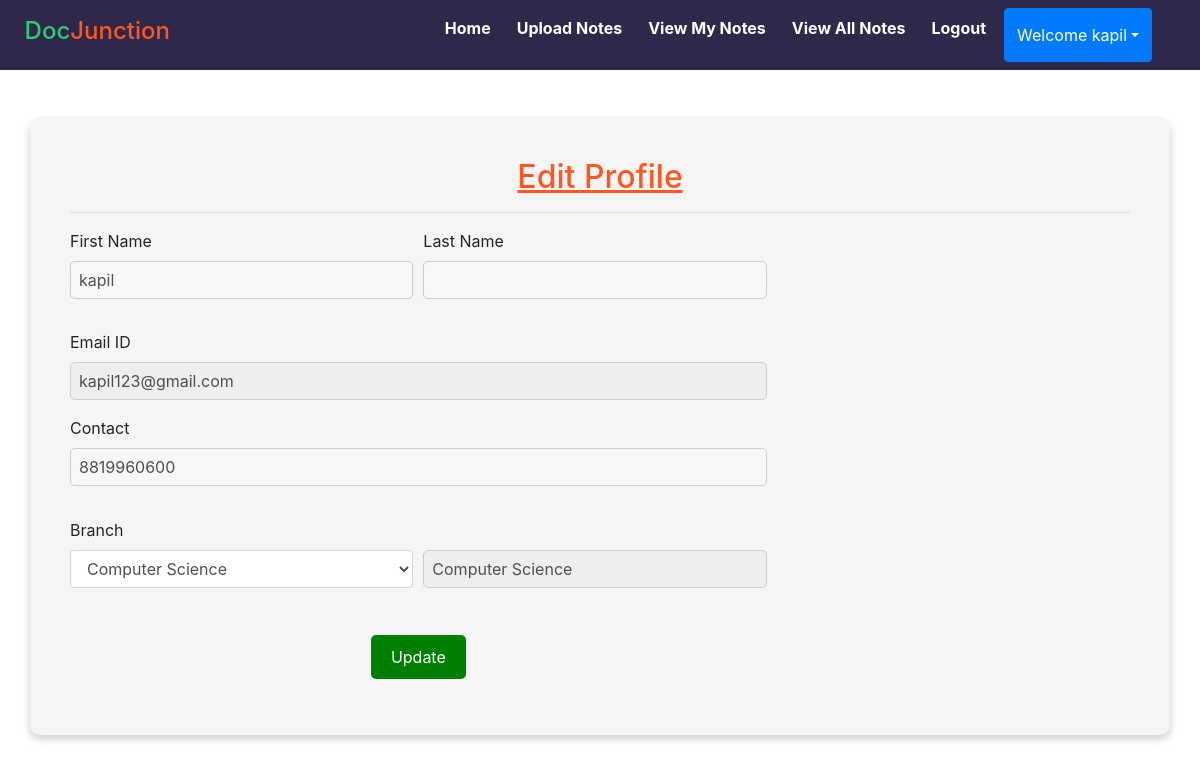
The app's page /edit_profile (signed in) with its own data.
### notes/models.py (models this page shows, shortened)
class Signup(models.Model):
    user = models.ForeignKey(User,on_delete=models.CASCADE)
    contact = models.CharField(max_length=10,null=True)
    branch = models.CharField(max_length=30)
    role = models.CharField(max_length=15)

### notes/views.py (the view, shortened to what this page needs)
# urls.py: path('edit_profile', edit_profile, name='edit_profile'),
def edit_profile(request):
    if not request.user.is_authenticated:
        return redirect('login')
    user = User.objects.get(id=request.user.id)
    data = Signup.objects.get(user = user)
    error = False
    d = {'data':data, 'user':user, 'error': error}
    return render(request,'edit_profile.html',d)

### notes/templates/edit_profile.html (shortened to what this page needs)
{% extends 'usernavigation.html' %}
{% load static %}
{% block body %}
<div class="container mt-5">
    <h2 class="text-center" style="text-decoration: underline;">Edit Profile</h2>
    <hr>
    <div class="row">
        <div class="col-sm-8"">
            <form method="post">
                <div class="form-row">
                    <div class="form-group col-md-6">
                        <label>First Name</label>
                        <input type="text" class="form-control" value="{{data.user.first_name}}" name="firstname">
                    </div>
                    <div class="form-group col-md-6">
                        <label>Last Name</label>
                        <input type="text" class="form-control" value="{{data.user.last_name}}" name="lastname">
                    </div>
                </div>
                <div class="form-group">
                    <label>Email ID</label>
                    <input type="text" class="form-control" value="{{data.user.username}}" name="emailid" readonly>
                </div>
                <div class="form-group">
                    <label>Contact</label>
                    <input type="text" class="form-control" value="{{data.contact}}" name="contact">
                </div>
                <div class="form-row">
                    <div class="form-group col-md-6 mt-3">
                        <label>Branch</label>
                        <select class="form-control" name="branch">
                            <option value="Computer Science">Computer Science</option>
                        </select>
                    </div>
                    <div class="form-group col-md-6 mt-5">
                        <input type="text" value="{{data.branch}}" class="form-control" readonly>
                    </div>
                </div>
                <center><input type="submit" class="btn btn-primary mt-3 text-center" value="Update"></center>
            </form>
        </div>
    </div>
</div>
{% endblock %}

### notes/templates/usernavigation.html (shortened to what this page needs)
<html lang="en">
<head>
  {% load static %}
  <link rel="stylesheet" href="https://maxcdn.bootstrapcdn.com/bootstrap/4.3.1/css/bootstrap.min.css">
  <link rel="stylesheet" href="https://use.fontawesome.com/releases/v5.6.3/css/all.css"></head>
  <link rel="stylesheet" href="{% static 'css/mystyle.css' %}">
<body>
<nav class="navbar navbar-expand-sm justify-content-between" style="background-color:  #2F284B">
  <ul class="navbar-nav">
    <h4 style="padding: 1%; margin-right: 30%">
  <span style="color:  #2ECC71">Doc</span><span style="color:  #FF5722">Junction</span>
</h4>
    <li class="navbar-item"><a class="nav-link" href="{% url 'profile' %}">Home</a></li>
    <li class="navbar-item"><a class="nav-link" href="{% url 'upload_notes' %}">Upload Notes</a></li>
    <li class="navbar-item"><a class="nav-link" href="{% url 'view_mynotes' %}">View My Notes</a></li>
    <li class="navbar-item"><a class="nav-link" href="{% url 'view_all_notes' %}">View All Notes</a></li>
    <li class="navbar-item"><a class="nav-link" href="{% url 'logout' %}">Logout</a></li>
  <div class="btn-group">
      <button type="button" class="btn btn-primary dropdown-toggle" data-toggle="dropdown">Welcome {{request.user.first_name}}</button>
  </div>
  </ul>
</nav>
</body>
</html>
{% block body %}
{% endblock %}

### notes/static/css/mystyle.css (style rules this page uses)
.nav-link { color: black; }
.navbar-nav { white-space: nowrap; }
.navbar-item { display: inline-block; margin-right: 10px; }
.nav-link { padding: 8px 12px; color: white; font-weight: bold; border-radius: 10px; }

### notes/templates/edit_profile.html (style rules this page uses)
.container { padding: 40px; border-radius: 10px; background-color: #f5f5f5; box-shadow: 0 4px 8px rgba(0, 0, 0, 0.2); }
.text-center { color: #FF5722; }
.form-control { margin-bottom: 15px; }
input[type="text"], select { border: 1px solid #ccc; padding: 8px; border-radius: 5px; background-color: #f7f7f7; }
input[type="text"][readonly], select[readonly] { background-color: #eee; cursor: not-allowed; }
input[type="submit"] { background-color: green; color: white; border: none; padding: 10px 20px; border-radius: 5px; }

### records on screen
Signup: firstname "kapil", emailid "kapil123@gmail.com", contact "8819960600", branch "Computer Science"

### other values on screen
{{ request.user.first_name }} "kapil"
